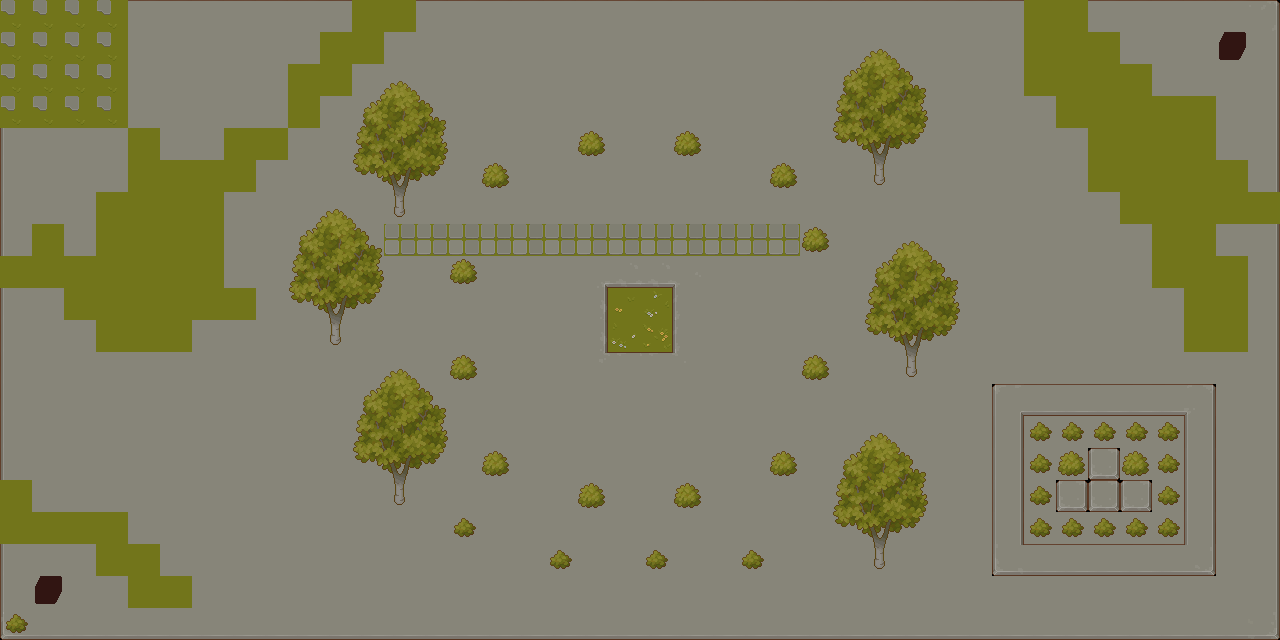

A level layout from a 2D game, rendered from its tile map. Below: a short description, then the map file with its tile-grid data intact:
An orthogonal 40x20 tile map with 32x32 px tiles, 3 tile layers (Floor 1, Floor 2, Plants), 4 tilesets and 2 objects (playerObject1, playerObject).

<map version="1.5" tiledversion="1.7.0" orientation="orthogonal" renderorder="right-down" width="40" height="20" tilewidth="32" tileheight="32" infinite="0" nextlayerid="6" nextobjectid="7">
 <tileset firstgid="1" source="tileSets/TX Tileset Stone Ground.tsx" />
 <tileset firstgid="65" source="tileSets/tileset2.tsx" />
 <tileset firstgid="321" source="tileSets/Tileset1.tsx" />
 <tileset firstgid="385" source="tileSets/ts3.tsx" />
 <layer id="3" name="Floor 1" width="40" height="20">
  <data encoding="csv">
0,0,0,0,0,0,0,0,0,0,0,0,0,0,0,0,0,0,0,0,0,0,0,0,0,0,0,0,0,0,0,0,0,0,0,0,0,0,0,0,
0,0,0,0,0,0,0,0,0,0,0,0,0,0,0,0,0,0,0,0,0,0,0,0,0,0,0,0,0,0,0,0,0,0,0,0,0,0,0,0,
0,0,0,0,0,0,0,0,0,0,0,0,0,0,0,0,0,0,0,0,0,0,0,0,0,0,0,0,0,0,0,0,0,0,0,0,0,0,0,0,
0,0,0,0,0,0,0,0,0,0,0,0,0,0,0,0,0,0,0,0,0,0,0,0,0,0,0,0,0,0,0,0,0,0,0,0,0,0,0,0,
0,0,0,0,0,0,0,0,0,0,0,0,0,0,0,0,0,0,0,0,0,0,0,0,0,0,0,0,0,0,0,0,0,0,0,0,0,0,0,0,
0,0,0,0,0,0,0,0,0,0,0,0,0,0,0,0,0,0,0,0,0,0,0,0,0,0,0,0,0,0,0,0,0,0,0,0,0,0,0,0,
0,0,0,0,0,0,0,0,0,0,0,0,0,0,0,0,0,0,0,0,0,0,0,0,0,0,0,0,0,0,0,0,0,0,0,0,0,0,0,0,
0,0,0,0,0,0,0,0,0,0,0,0,0,0,0,0,0,0,0,0,0,0,0,0,0,0,0,0,0,0,0,0,0,0,0,0,0,0,0,0,
0,0,0,0,0,0,0,0,0,0,0,0,0,0,0,0,0,0,0,0,0,0,0,0,0,0,0,0,0,0,0,0,0,0,0,0,0,0,0,0,
0,0,0,0,0,0,0,0,0,0,0,0,0,0,0,0,0,0,0,341,342,0,0,0,0,0,0,0,0,0,0,0,0,0,0,0,0,0,0,0,
0,0,0,0,0,0,0,0,0,0,0,0,0,0,0,0,0,0,0,349,350,0,0,0,0,0,0,0,0,0,0,0,0,0,0,0,0,0,0,0,
0,0,0,0,0,0,0,0,0,0,0,0,0,0,0,0,0,0,0,0,0,0,0,0,0,0,0,0,0,0,0,0,0,0,0,0,0,0,0,0,
0,0,0,0,0,0,0,0,0,0,0,0,0,0,0,0,0,0,0,0,0,0,0,0,0,0,0,0,0,0,0,0,0,0,0,0,0,0,0,0,
0,0,0,0,0,0,0,0,0,0,0,0,0,0,0,0,0,0,0,0,0,0,0,0,0,0,0,0,0,0,0,0,0,0,0,0,0,0,0,0,
0,0,0,0,0,0,0,0,0,0,0,0,0,0,0,0,0,0,0,0,0,0,0,0,0,0,0,0,0,0,0,0,0,0,0,0,0,0,0,0,
0,0,0,0,0,0,0,0,0,0,0,0,0,0,0,0,0,0,0,0,0,0,0,0,0,0,0,0,0,0,0,0,0,0,0,0,0,0,0,0,
0,0,0,0,0,0,0,0,0,0,0,0,0,0,0,0,0,0,0,0,0,0,0,0,0,0,0,0,0,0,0,0,0,0,0,0,0,0,0,0,
0,0,0,0,0,0,0,0,0,0,0,0,0,0,0,0,0,0,0,0,0,0,0,0,0,0,0,0,0,0,0,0,0,0,0,0,0,0,0,0,
0,0,0,0,0,0,0,0,0,0,0,0,0,0,0,0,0,0,0,0,0,0,0,0,0,0,0,0,0,0,0,0,0,0,0,0,0,0,0,0,
0,0,0,0,0,0,0,0,0,0,0,0,0,0,0,0,0,0,0,0,0,0,0,0,0,0,0,0,0,0,0,0,0,0,0,0,0,0,0,0
</data>
 </layer>
 <layer id="1" name="Floor 2" width="40" height="20">
  <data encoding="csv">
373,373,373,373,2,2,2,2,2,2,2,2,2,2,2,2,2,2,2,2,2,2,2,2,2,2,2,2,2,2,2,2,2,2,2,2,2,2,2,3,
373,373,373,373,10,10,10,10,10,10,10,10,10,10,10,10,10,10,10,10,10,10,10,10,10,10,10,10,10,10,10,10,10,10,10,10,10,10,10,11,
373,373,373,373,10,10,10,10,10,10,10,10,10,10,10,10,10,10,10,10,10,10,10,10,10,10,10,10,10,10,10,10,10,10,10,10,10,10,10,11,
373,373,373,373,10,10,10,10,10,10,10,10,10,10,10,10,10,10,10,10,10,10,10,10,10,10,10,10,10,10,10,10,10,10,10,10,10,10,10,11,
9,10,10,10,10,10,10,10,10,10,10,10,10,10,10,10,10,10,10,10,10,10,10,10,10,10,10,10,10,10,10,10,10,10,10,10,10,10,10,11,
9,10,10,10,10,10,10,10,10,10,10,10,10,10,10,10,10,10,10,10,10,10,10,10,10,10,10,10,10,10,10,10,10,10,10,10,10,10,10,11,
9,10,10,10,10,10,10,10,10,10,10,10,10,10,10,10,10,10,10,10,10,10,10,10,10,10,10,10,10,10,10,10,10,10,10,10,10,10,10,11,
9,10,10,10,10,10,10,10,10,10,10,10,353,353,353,353,353,353,353,353,353,353,353,353,353,10,10,10,10,10,10,10,10,10,10,10,10,10,10,11,
9,10,10,10,10,10,10,10,10,10,10,10,10,10,10,10,10,10,41,42,42,43,10,10,10,10,10,10,10,10,10,10,10,10,10,10,10,10,10,11,
9,10,10,10,10,10,10,10,10,10,10,10,10,10,10,10,10,10,49,0,0,51,10,10,10,10,10,10,10,10,10,10,10,10,10,10,10,10,10,11,
9,10,10,10,10,10,10,10,10,10,10,10,10,10,10,10,10,10,49,0,0,51,10,10,10,10,10,10,10,10,10,10,10,10,10,10,10,10,10,11,
9,10,10,10,10,10,10,10,10,10,10,10,10,10,10,10,10,10,57,58,58,59,10,10,10,10,10,10,10,10,10,10,10,10,10,10,10,10,10,11,
9,10,10,10,10,10,10,10,10,10,10,10,10,10,10,10,10,10,10,10,10,10,10,10,10,10,10,10,10,10,10,6,26,26,26,26,26,8,10,11,
9,10,10,10,10,10,10,10,10,10,10,10,10,10,10,10,10,10,10,10,10,10,10,10,10,10,10,10,10,10,10,12,10,10,10,10,10,12,10,11,
9,10,10,10,10,10,10,10,10,10,10,10,10,10,10,10,10,10,10,10,10,10,10,10,10,10,10,10,10,10,10,12,10,10,28,10,10,12,10,11,
9,10,10,10,10,10,10,10,10,10,10,10,10,10,10,10,10,10,10,10,10,10,10,10,10,10,10,10,10,10,10,12,10,28,28,28,10,12,10,11,
9,10,10,10,10,10,10,10,10,10,10,10,10,10,10,10,10,10,10,10,10,10,10,10,10,10,10,10,10,10,10,12,10,10,10,10,10,12,10,11,
9,10,10,10,10,10,10,10,10,10,10,10,10,10,10,10,10,10,10,10,10,10,10,10,10,10,10,10,10,10,10,22,26,26,26,26,26,24,10,11,
9,10,10,10,10,10,10,10,10,10,10,10,10,10,10,10,10,10,10,10,10,10,10,10,10,10,10,10,10,10,10,10,10,10,10,10,10,10,10,11,
17,18,18,18,18,18,18,18,18,18,18,18,18,18,18,18,18,18,18,18,18,18,18,18,18,18,18,18,18,18,18,18,18,18,18,18,18,18,18,19
</data>
 </layer>
 <objectgroup id="5" name="Object Layer 1">
  <object id="4" name="playerObject1" x="524.667" y="146.667" width="32" height="64">
   <properties>
    <property name="player" value="" />
   </properties>
  </object>
  <object id="6" name="playerObject" x="641.333" y="122" width="32" height="64">
   <properties>
    <property name="player" value="" />
   </properties>
  </object>
 </objectgroup>
 <layer id="2" name="Plants" width="40" height="20">
  <data encoding="csv">
0,0,0,0,0,0,0,0,0,0,0,321,321,0,0,0,0,0,0,0,0,0,0,0,0,0,0,0,0,0,0,0,321,321,0,0,0,0,0,0,
0,0,0,0,0,0,0,0,0,0,321,321,0,0,0,0,0,0,0,0,0,0,0,0,0,0,70,71,72,0,0,0,321,321,321,0,0,0,392,0,
0,0,0,0,0,0,0,0,0,321,321,70,71,72,0,0,0,0,0,0,0,0,0,0,0,0,86,87,88,0,0,0,321,321,321,321,0,0,0,0,
0,0,0,0,0,0,0,0,0,321,0,86,87,88,0,0,0,0,0,0,0,134,0,0,0,0,102,103,104,0,0,0,0,321,321,321,321,321,0,0,
0,0,0,0,321,0,0,321,321,0,0,102,103,104,0,0,0,0,164,0,0,164,0,0,0,0,118,119,120,0,0,0,0,0,321,321,321,321,0,0,
0,0,0,0,321,321,321,321,0,0,0,118,119,120,0,164,0,0,0,0,0,0,0,0,164,0,134,135,136,0,0,0,0,0,321,321,321,321,321,0,
0,0,0,321,321,321,321,0,0,70,71,72,135,136,0,0,0,0,0,0,0,0,0,0,0,0,0,0,0,0,0,0,0,0,0,321,321,321,321,321,
0,321,0,321,321,321,321,0,0,86,87,88,0,0,0,0,0,0,0,0,0,0,0,0,0,164,0,70,71,72,0,0,0,0,0,0,321,321,0,0,
321,321,321,321,321,321,321,0,0,102,103,104,0,0,164,0,0,0,0,0,0,0,0,0,0,0,0,86,87,88,0,0,0,0,0,0,321,321,321,0,
0,0,321,321,321,321,321,321,0,118,119,120,0,0,0,0,0,0,0,0,0,0,0,0,0,0,0,102,103,104,0,0,0,0,0,0,0,321,321,0,
0,0,0,321,321,321,0,0,0,134,135,136,0,0,0,0,0,0,0,0,0,0,0,0,0,0,0,118,119,120,0,0,0,0,0,0,0,321,321,0,
0,0,0,0,0,0,0,0,0,0,0,70,71,72,164,0,0,0,0,0,0,0,0,0,0,164,0,134,135,136,0,0,0,0,0,0,0,0,0,0,
0,0,0,0,0,0,0,0,0,0,0,86,87,88,0,0,0,0,0,0,0,0,0,0,0,0,0,0,0,0,0,0,0,0,0,0,0,0,0,0,
0,0,0,0,0,0,0,0,0,0,0,102,103,104,0,0,0,0,0,0,0,0,0,0,0,0,70,71,72,0,0,0,162,162,162,162,162,0,0,0,
0,0,0,0,0,0,0,0,0,0,0,118,119,120,0,164,0,0,0,0,0,0,0,0,164,0,86,87,88,0,0,0,162,164,0,164,162,0,0,0,
321,0,0,0,0,0,0,0,0,0,0,134,135,136,0,0,0,0,164,0,0,164,0,0,0,0,102,103,104,0,0,0,162,0,0,0,162,0,0,0,
321,321,321,321,0,0,0,0,0,0,0,0,0,0,162,0,0,0,0,0,0,0,0,0,0,0,118,119,120,0,0,0,162,162,162,162,162,0,0,0,
0,0,0,321,321,0,0,0,0,0,0,0,0,0,0,0,0,162,0,0,162,0,0,162,0,0,134,135,136,0,0,0,0,0,0,0,0,0,0,0,
0,392,0,0,321,321,0,0,0,0,0,0,0,0,0,0,0,0,0,0,0,0,0,0,0,0,0,0,0,0,0,0,0,0,0,0,0,0,0,0,
162,0,0,0,0,0,0,0,0,0,0,0,0,0,0,0,0,0,0,0,0,0,0,0,0,0,0,0,0,0,0,0,0,0,0,0,0,0,0,0
</data>
 </layer>
</map>
